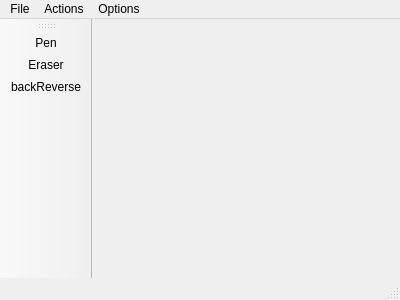
<?xml version="1.0" encoding="UTF-8"?>
<ui version="4.0">
 <class>MainWindow</class>
 <widget class="QMainWindow" name="MainWindow">
  <property name="geometry">
   <rect>
    <x>0</x>
    <y>0</y>
    <width>400</width>
    <height>300</height>
   </rect>
  </property>
  <property name="palette">
   <palette>
    <active>
     <colorrole role="Mid">
      <brush brushstyle="SolidPattern">
       <color alpha="255">
        <red>60</red>
        <green>60</green>
        <blue>60</blue>
       </color>
      </brush>
     </colorrole>
     <colorrole role="Shadow">
      <brush brushstyle="SolidPattern">
       <color alpha="255">
        <red>65</red>
        <green>64</green>
        <blue>64</blue>
       </color>
      </brush>
     </colorrole>
    </active>
    <inactive>
     <colorrole role="Mid">
      <brush brushstyle="SolidPattern">
       <color alpha="255">
        <red>60</red>
        <green>60</green>
        <blue>60</blue>
       </color>
      </brush>
     </colorrole>
     <colorrole role="Shadow">
      <brush brushstyle="SolidPattern">
       <color alpha="255">
        <red>65</red>
        <green>64</green>
        <blue>64</blue>
       </color>
      </brush>
     </colorrole>
    </inactive>
    <disabled>
     <colorrole role="Mid">
      <brush brushstyle="SolidPattern">
       <color alpha="255">
        <red>60</red>
        <green>60</green>
        <blue>60</blue>
       </color>
      </brush>
     </colorrole>
     <colorrole role="Shadow">
      <brush brushstyle="SolidPattern">
       <color alpha="255">
        <red>65</red>
        <green>64</green>
        <blue>64</blue>
       </color>
      </brush>
     </colorrole>
    </disabled>
   </palette>
  </property>
  <property name="windowTitle">
   <string>MainWindow</string>
  </property>
  <widget class="QWidget" name="centralWidget">
   <widget class="QLabel" name="label_image">
    <property name="geometry">
     <rect>
      <x>20</x>
      <y>20</y>
      <width>300</width>
      <height>141</height>
     </rect>
    </property>
    <property name="cursor">
     <cursorShape>CrossCursor</cursorShape>
    </property>
    <property name="mouseTracking">
     <bool>true</bool>
    </property>
    <property name="autoFillBackground">
     <bool>true</bool>
    </property>
    <property name="text">
     <string/>
    </property>
    <property name="wordWrap">
     <bool>true</bool>
    </property>
   </widget>
  </widget>
  <widget class="QMenuBar" name="menuBar">
   <property name="geometry">
    <rect>
     <x>0</x>
     <y>0</y>
     <width>400</width>
     <height>17</height>
    </rect>
   </property>
   <widget class="QMenu" name="menuFile">
    <property name="title">
     <string>File</string>
    </property>
    <widget class="QMenu" name="menuNew">
     <property name="title">
      <string>New</string>
     </property>
     <addaction name="actionPortrait"/>
     <addaction name="actionDiaporama"/>
     <addaction name="actionSquare"/>
     <addaction name="actionCustom"/>
    </widget>
    <addaction name="menuNew"/>
    <addaction name="actionOpen"/>
    <addaction name="actionSave"/>
   </widget>
   <widget class="QMenu" name="menuOptions">
    <property name="title">
     <string>Options</string>
    </property>
   </widget>
   <widget class="QMenu" name="menuActions">
    <property name="title">
     <string>Actions</string>
    </property>
    <addaction name="actionBrightness"/>
    <addaction name="actionBlack_White"/>
    <addaction name="actionContrast"/>
    <addaction name="actionBlur"/>
    <addaction name="actionResize"/>
    <addaction name="actionInverse"/>
    <addaction name="actionMosaic_2"/>
    <addaction name="actionEdge_Detection"/>
   </widget>
   <addaction name="menuFile"/>
   <addaction name="menuActions"/>
   <addaction name="menuOptions"/>
  </widget>
  <widget class="QToolBar" name="mainToolBar">
   <attribute name="toolBarArea">
    <enum>LeftToolBarArea</enum>
   </attribute>
   <attribute name="toolBarBreak">
    <bool>false</bool>
   </attribute>
   <addaction name="actionPen"/>
   <addaction name="actionEraser"/>
   <addaction name="back"/>
  </widget>
  <widget class="QStatusBar" name="statusBar"/>
  <action name="actionOpen">
   <property name="text">
    <string>Open </string>
   </property>
  </action>
  <action name="actionSave">
   <property name="text">
    <string>Save</string>
   </property>
  </action>
  <action name="actionPortrait">
   <property name="text">
    <string>Portrait</string>
   </property>
  </action>
  <action name="actionDiaporama">
   <property name="text">
    <string>Diaporama</string>
   </property>
  </action>
  <action name="actionSquare">
   <property name="text">
    <string>Square</string>
   </property>
  </action>
  <action name="actionCustom">
   <property name="text">
    <string>Custom...</string>
   </property>
  </action>
  <action name="actionBrightness">
   <property name="text">
    <string>Brightness</string>
   </property>
  </action>
  <action name="actionBlack_White">
   <property name="text">
    <string>Black and white</string>
   </property>
  </action>
  <action name="actionContrast">
   <property name="text">
    <string>Contrast</string>
   </property>
  </action>
  <action name="actionBlur">
   <property name="text">
    <string>Blur</string>
   </property>
  </action>
  <action name="actionMosaic">
   <property name="text">
    <string>Mosaic</string>
   </property>
  </action>
  <action name="actionResize">
   <property name="text">
    <string>Resize</string>
   </property>
  </action>
  <action name="actionInverse">
   <property name="text">
    <string>Inverse</string>
   </property>
  </action>
  <action name="actionMosaic_2">
   <property name="text">
    <string>Mosaic</string>
   </property>
  </action>
  <action name="actionPen">
   <property name="checkable">
    <bool>true</bool>
   </property>
   <property name="icon">
    <iconset resource="ressources.qrc">
     <normaloff>:/icons/icons/pen.png</normaloff>:/icons/icons/pen.png</iconset>
   </property>
   <property name="text">
    <string>Pen</string>
   </property>
   <property name="toolTip">
    <string>&lt;html&gt;&lt;head/&gt;&lt;body&gt;&lt;p&gt;Pen&lt;/p&gt;&lt;/body&gt;&lt;/html&gt;</string>
   </property>
  </action>
  <action name="actionEraser">
   <property name="icon">
    <iconset resource="ressources.qrc">
     <normaloff>:/icons/icons/eraser.png</normaloff>:/icons/icons/eraser.png</iconset>
   </property>
   <property name="text">
    <string>Eraser</string>
   </property>
  </action>
  <action name="actionEdge_Detection">
   <property name="text">
    <string>Edge Detection</string>
   </property>
  </action>
  <action name="back">
   <property name="icon">
    <iconset resource="ressources.qrc">
     <normaloff>:/icons/back.jpg</normaloff>:/icons/back.jpg</iconset>
   </property>
   <property name="text">
    <string>backReverse</string>
   </property>
   <property name="shortcut">
    <string>Ctrl+Z</string>
   </property>
  </action>
 </widget>
 <layoutdefault spacing="6" margin="11"/>
 <resources>
  <include location="ressources.qrc"/>
 </resources>
 <connections/>
</ui>
